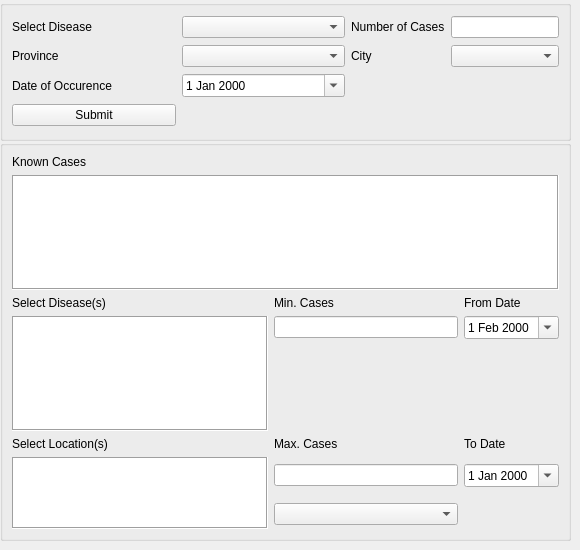
    <widget class="QWidget" name="case_tab">
     <attribute name="title">
      <string>Case Management</string>
     </attribute>
     <widget class="QGroupBox" name="formGroupBox">
      <property name="geometry">
       <rect>
        <x>0</x>
        <y>0</y>
        <width>571</width>
        <height>141</height>
       </rect>
      </property>
      <layout class="QGridLayout" name="gridLayout">
       <item row="0" column="0">
        <widget class="QLabel" name="DiseaseLabel">
         <property name="layoutDirection">
          <enum>Qt::LeftToRight</enum>
         </property>
         <property name="text">
          <string>Select Disease</string>
         </property>
        </widget>
       </item>
       <item row="0" column="1">
        <widget class="QComboBox" name="DiseaseComboBox">
         <property name="sizePolicy">
          <sizepolicy hsizetype="MinimumExpanding" vsizetype="Fixed">
           <horstretch>0</horstretch>
           <verstretch>0</verstretch>
          </sizepolicy>
         </property>
        </widget>
       </item>
       <item row="4" column="0">
        <widget class="QPushButton" name="pushButton">
         <property name="text">
          <string>Submit</string>
         </property>
        </widget>
       </item>
       <item row="0" column="2">
        <widget class="QLabel" name="QuantityLabel">
         <property name="text">
          <string>Number of Cases</string>
         </property>
        </widget>
       </item>
       <item row="0" column="3">
        <widget class="QLineEdit" name="NumberOfCasesEdit">
         <property name="sizePolicy">
          <sizepolicy hsizetype="Minimum" vsizetype="Fixed">
           <horstretch>0</horstretch>
           <verstretch>0</verstretch>
          </sizepolicy>
         </property>
        </widget>
       </item>
       <item row="1" column="1">
        <widget class="QComboBox" name="provinceBox">
         <property name="sizePolicy">
          <sizepolicy hsizetype="Preferred" vsizetype="Fixed">
           <horstretch>0</horstretch>
           <verstretch>0</verstretch>
          </sizepolicy>
         </property>
        </widget>
       </item>
       <item row="1" column="2">
        <widget class="QLabel" name="label_2">
         <property name="layoutDirection">
          <enum>Qt::LeftToRight</enum>
         </property>
         <property name="autoFillBackground">
          <bool>false</bool>
         </property>
         <property name="text">
          <string>City</string>
         </property>
        </widget>
       </item>
       <item row="2" column="0">
        <widget class="QLabel" name="DateOfOccurenceLabel">
         <property name="text">
          <string>Date of Occurence</string>
         </property>
        </widget>
       </item>
       <item row="2" column="1">
        <widget class="QDateEdit" name="dateEdit">
         <property name="calendarPopup">
          <bool>true</bool>
         </property>
        </widget>
       </item>
       <item row="1" column="3">
        <widget class="QComboBox" name="cityBox"/>
       </item>
       <item row="1" column="0">
        <widget class="QLabel" name="provinceLabel">
         <property name="sizePolicy">
          <sizepolicy hsizetype="Expanding" vsizetype="Preferred">
           <horstretch>0</horstretch>
           <verstretch>0</verstretch>
          </sizepolicy>
         </property>
         <property name="layoutDirection">
          <enum>Qt::LeftToRight</enum>
         </property>
         <property name="text">
          <string>Province</string>
         </property>
        </widget>
       </item>
      </layout>
     </widget>
     <widget class="QGroupBox" name="gridGroupBox_2">
      <property name="geometry">
       <rect>
        <x>0</x>
        <y>140</y>
        <width>571</width>
        <height>401</height>
       </rect>
      </property>
      <layout class="QGridLayout" name="gridLayout_5">
       <item row="4" column="0">
        <widget class="QLabel" name="SelectDiseaseLabel">
         <property name="text">
          <string>Select Disease(s)</string>
         </property>
        </widget>
       </item>
       <item row="5" column="2">
        <widget class="QDateEdit" name="fromDateEdit">
         <property name="calendarPopup">
          <bool>true</bool>
         </property>
         <property name="timeSpec">
          <enum>Qt::UTC</enum>
         </property>
         <property name="date">
          <date>
           <year>2000</year>
           <month>2</month>
           <day>1</day>
          </date>
         </property>
        </widget>
       </item>
       <item row="7" column="0">
        <widget class="QLabel" name="SelectLocationLabel">
         <property name="text">
          <string>Select Location(s)</string>
         </property>
        </widget>
       </item>
       <item row="4" column="2">
        <widget class="QLabel" name="fromDateLabel">
         <property name="text">
          <string>From Date</string>
         </property>
        </widget>
       </item>
       <item row="9" column="1">
        <widget class="QComboBox" name="provinceBox_2">
         <property name="sizePolicy">
          <sizepolicy hsizetype="Preferred" vsizetype="Fixed">
           <horstretch>0</horstretch>
           <verstretch>0</verstretch>
          </sizepolicy>
         </property>
        </widget>
       </item>
       <item row="5" column="1">
        <widget class="QLineEdit" name="MinCaseEdit"/>
       </item>
       <item row="0" column="0">
        <widget class="QLabel" name="KnownCasesLabel">
         <property name="text">
          <string>Known Cases</string>
         </property>
        </widget>
       </item>
       <item row="4" column="1">
        <widget class="QLabel" name="selectMinimumDiseaseLabel">
         <property name="text">
          <string>Min. Cases</string>
         </property>
        </widget>
       </item>
       <item row="8" column="1">
        <widget class="QLineEdit" name="MaxCaseEdit"/>
       </item>
       <item row="7" column="1">
        <widget class="QLabel" name="selectMinimumDiseaseLabel_2">
         <property name="text">
          <string>Max. Cases</string>
         </property>
        </widget>
       </item>
       <item row="8" column="2">
        <widget class="QDateEdit" name="ToDateEdit">
         <property name="calendarPopup">
          <bool>true</bool>
         </property>
        </widget>
       </item>
       <item row="7" column="2">
        <widget class="QLabel" name="ToDateLabel">
         <property name="text">
          <string>To Date</string>
         </property>
        </widget>
       </item>
       <item row="1" column="0" colspan="3">
        <widget class="QTableWidget" name="caseTableWidget">
         <property name="toolTip">
          <string>Double Click To Edit Selection</string>
         </property>
         <property name="frameShape">
          <enum>QFrame::Box</enum>
         </property>
        </widget>
       </item>
       <item row="8" column="0" rowspan="2">
        <widget class="QListWidget" name="locationListWidget">
         <property name="frameShape">
          <enum>QFrame::Box</enum>
         </property>
         <property name="selectionMode">
          <enum>QAbstractItemView::MultiSelection</enum>
         </property>
         <property name="resizeMode">
          <enum>QListView::Adjust</enum>
         </property>
        </widget>
       </item>
       <item row="5" column="0" rowspan="2">
        <widget class="QListWidget" name="diseaseListWidget">
         <property name="frameShape">
          <enum>QFrame::Box</enum>
         </property>
         <property name="selectionMode">
          <enum>QAbstractItemView::MultiSelection</enum>
         </property>
         <property name="resizeMode">
          <enum>QListView::Adjust</enum>
         </property>
         <property name="layoutMode">
          <enum>QListView::SinglePass</enum>
         </property>
        </widget>
       </item>
      </layout>
     </widget>
    </widget>
